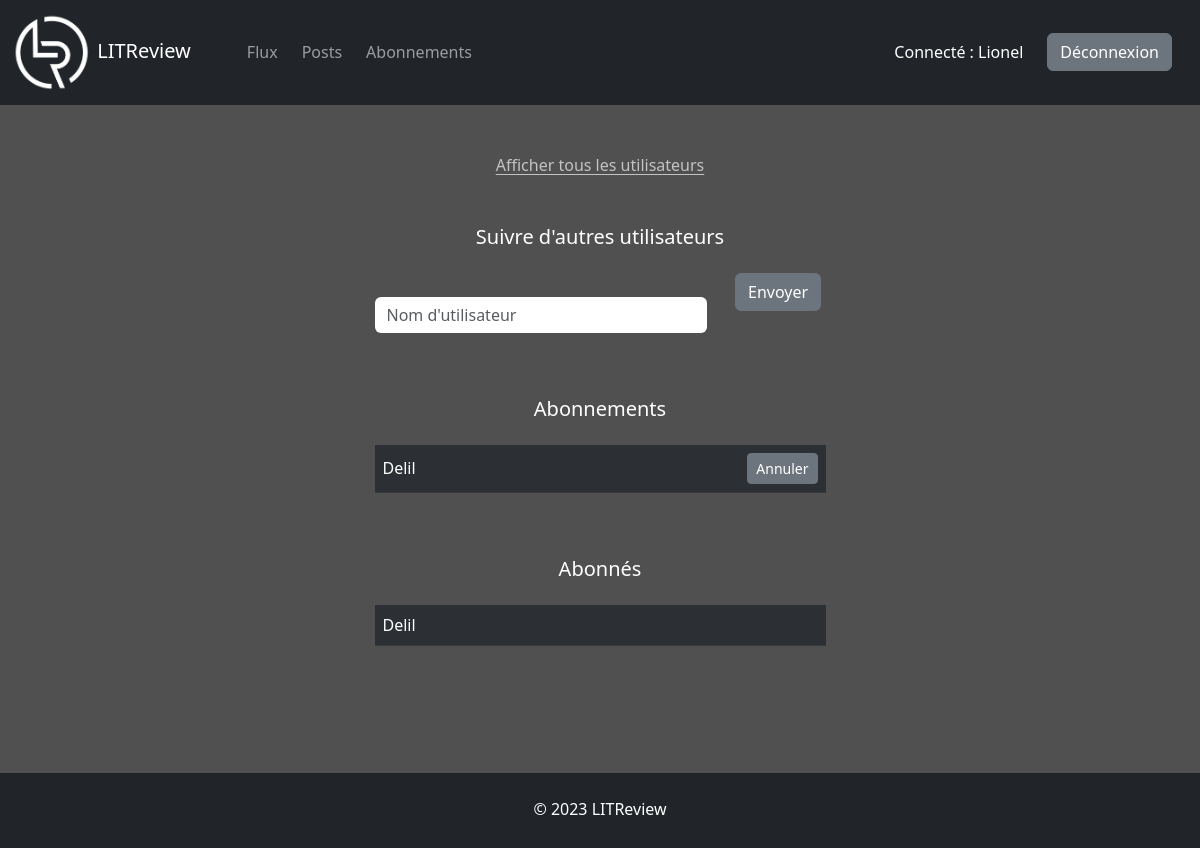
Page /abonnements/ (signed in) on the earlier database version.
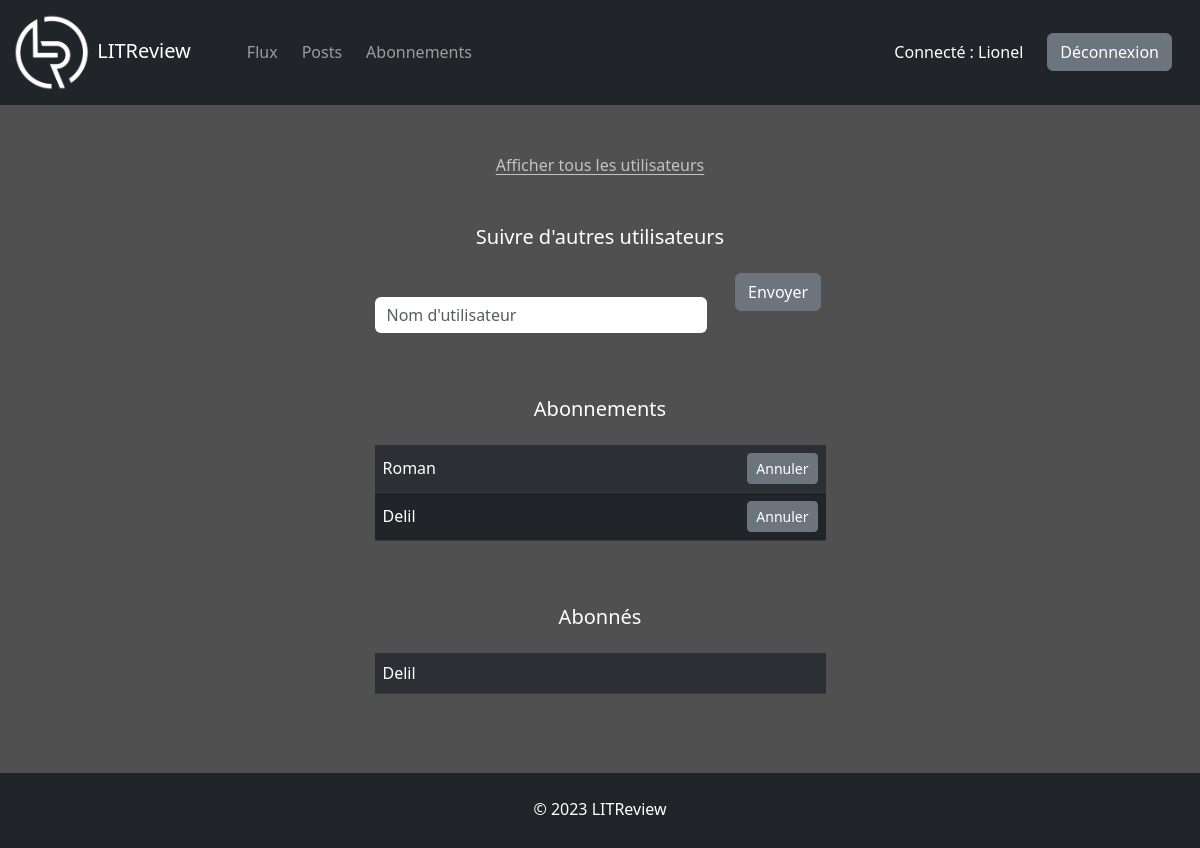
Same page on the later database version.
### reviews/models.py (models this page shows, shortened)
class Subscription(models.Model):
    user = models.ForeignKey(to=settings.AUTH_USER_MODEL, on_delete=models.CASCADE, related_name="following")
    followed_user = models.ForeignKey(to=settings.AUTH_USER_MODEL, on_delete=models.CASCADE, related_name="followed_by")
    class Meta:
        unique_together = ["user", "followed_user"]

### accounts/models.py (models this page shows)
class User(AbstractUser):
    pass

### reviews/views.py (the view, shortened to what this page needs)
# urls.py: path("abonnements/", views.subscriptions, name="subscriptions"),
@login_required
def subscriptions(request):
    form = SubscriptionForm()
    users = User.objects.all().order_by("username")
    context = {"form": form, "users": users, "error_message": None}
    return render(request, "reviews/subscriptions.html", context)

### reviews/forms.py
class SubscriptionForm(forms.Form):
    username = forms.CharField(label="", widget=forms.TextInput(attrs={"placeholder": "Nom d'utilisateur"}))

### reviews/templates/reviews/subscriptions.html (shortened to what this page needs)
{% extends "base.html" %}
{% load bootstrap5 %}
{% block content %}
<p class="text-center mb-5">
    <a href="#" data-bs-toggle="modal" data-bs-target="#user-list-modal">Afficher tous les utilisateurs</a>
</p>
<div class="row justify-content-center">
    <div class="col-sm-9 col-md-7 col-lg-6 col-xl-5 col-xxl-4">
        <h5 class="text-center text-white mb-4">Suivre d'autres utilisateurs</h5>
        <form method="POST">
            <div class="row">
                <div class="col-sm-9">
                    {% bootstrap_form form bound_css_class="" %}
                </div>
                <div class="col-sm-3 text-center">
                    <button class="btn btn-secondary" type="submit">Envoyer</button>
                </div>
            </div>
        </form>
    </div>
</div>
<div class="row justify-content-center">
    <div class="col-sm-9 col-md-7 col-lg-6 col-xl-5 col-xxl-4">
        <h5 class="text-center text-white mt-5 mb-4">Abonnements</h5>
        <table class="table table-dark table-striped">
            <tbody>
                {% for subscription in user.following.all %}
                <tr class="align-middle">
                    <td>{{ subscription.followed_user }}</td>
                    <td class="text-end">
                        <a class="btn btn-sm btn-secondary" href="{% url 'unsubscribe' subscription.followed_user.pk %}">Annuler</a>
                    </td>
                </tr>
                {% empty %}
                <p class="text-center"><small>Vous n'êtes abonné à aucun utilisateur.</small></p>
                {% endfor %}
            </tbody>
        </table>
    </div>
</div>
<div class="row justify-content-center">
    <div class="col-sm-9 col-md-7 col-lg-6 col-xl-5 col-xxl-4">
        <h5 class="text-center text-white mt-5 mb-4">Abonnés</h5>
        <table class="table table-dark table-striped">
            <tbody>
                {% for subscription in user.followed_by.all %}
                <tr>
                    <td>{{ subscription.user }}</td>
                </tr>
                {% empty %}
                <p class="text-center"><small>Vous n'avez aucun abonné.</small></p>
                {% endfor %}
            </tbody>
        </table>
    </div>
</div>
{% endblock content %}

Differences in the rows shown:
added Subscription: followed_user "Roman", shown under "Abonnements"
